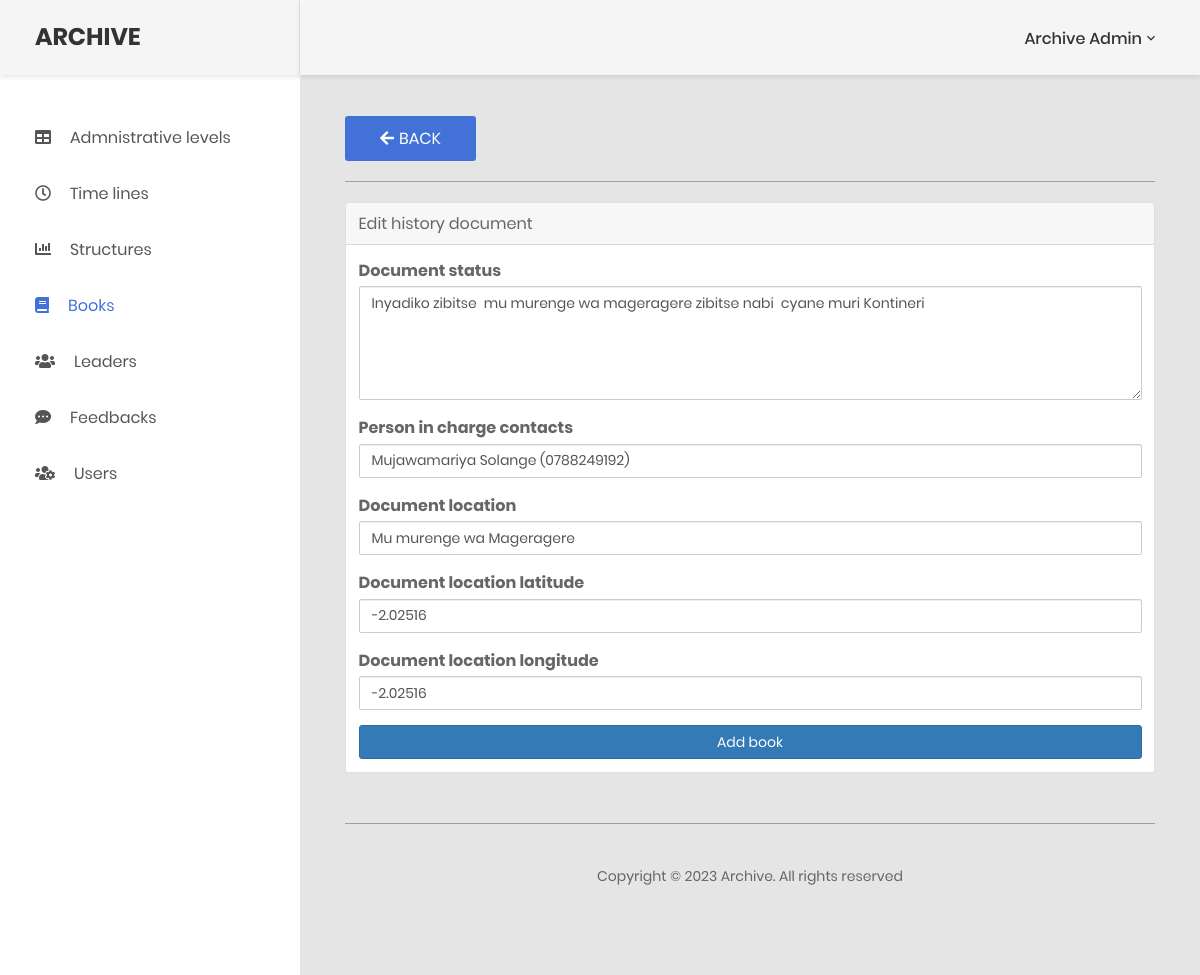
/admin/editbook.php?id=7 (signed in), run on the app's committed database.
### tables this page shows
CREATE TABLE `books` (
  `id` int(11) NOT NULL,
  `status` longtext NOT NULL,
  `image` longtext NOT NULL,
  `location` varchar(500) NOT NULL,
  `person_incharge_contact` varchar(255) NOT NULL,
  `bookowner` varchar(255) NOT NULL,
  `latitude` varchar(255) NOT NULL,
  `longitude` varchar(255) NOT NULL
);

### admin/editbook.php (the view, shortened to what this page needs)
<?php
require("dbfiles/connect.php");
$sql = "SELECT * FROM `books` where id=" . $_GET['id'] . " LIMIT 1";
$result = $conn->query($sql);
$row = $result->fetch_assoc();
?>
<!DOCTYPE html>
<html lang="en">
<head>
    <link href="css/font-face.css" rel="stylesheet" media="all" />
    <link href="vendor/font-awesome-4.7/css/font-awesome.min.css" rel="stylesheet" media="all" />
    <link href="vendor/font-awesome-5/css/fontawesome-all.min.css" rel="stylesheet" media="all" />
    <link href="vendor/mdi-font/css/material-design-iconic-font.min.css" rel="stylesheet" media="all" />
    <link href="vendor/bootstrap-4.1/bootstrap.min.css" rel="stylesheet" media="all" />
    <link href="vendor/animsition/animsition.min.css" rel="stylesheet" media="all" />
    <link href="vendor/bootstrap-progressbar/bootstrap-progressbar-3.3.4.min.css" rel="stylesheet" media="all" />
    <link href="vendor/wow/animate.css" rel="stylesheet" media="all" />
    <link href="vendor/css-hamburgers/hamburgers.min.css" rel="stylesheet" media="all" />
    <link href="vendor/slick/slick.css" rel="stylesheet" media="all" />
    <link href="vendor/select2/select2.min.css" rel="stylesheet" media="all" />
    <link href="vendor/perfect-scrollbar/perfect-scrollbar.css" rel="stylesheet" media="all" />
    <link href="https://maxcdn.bootstrapcdn.com/bootstrap/3.3.0/css/bootstrap.min.css" rel="stylesheet" type="text/css" />
    <link rel="stylesheet" href="https://pro.fontawesome.com/releases/v5.10.0/css/all.css" />
    <link href="https://cdnjs.cloudflare.com/ajax/libs/bootstrap-treeview/1.2.0/bootstrap-treeview.min.css" rel="stylesheet" type="text/css" />
    <link href="css/theme.css" rel="stylesheet" media="all" />
</head>
<body class="animsition">
    <div class="page-wrapper">
        <aside class="menu-sidebar d-none d-lg-block">
            <div class="">
                <a class="logo" href="index.html">
                    <h3>ARCHIVE</h3>
                </a>
            </div>
            <div class="menu-sidebar__content js-scrollbar1">
                <nav class="navbar-sidebar">
                    <ul class="list-unstyled navbar__list">
                        <li>
                            <a class="js-arrow" href="index.php">
                                <i class="fas fa-table"></i>Admnistrative levels</a>
                        </li>
                        <li>
                            <a href="#"> <i class="far fa-clock"></i>Time lines</a>
                        </li>
                        <li>
                            <a href="structures.php">
                                <i class="fas fa-chart-bar"></i>Structures</a>
                        </li>
                        <li class="active">
                            <a href="#"> <i class="fas fa-book"></i>Books</a>
                        </li>
                        <li class="disabled" style="pointer-events: none;">
                            <a href="leaders.php"><i class="fas fa-users"></i>Leaders</a>
                        </li>
                        <li class="">
                            <a href="feedbacks.php">
                                <i class="fas fa-comment-dots"></i>Feedbacks
                            </a>
                        </li>
                        <li>
                            <a href="#"><i class="fas fa-users-cog"></i>Users</a>
                        </li>
                    </ul>
                </nav>
            </div>
        </aside>
        <div class="page-container">
            <header class="header-desktop">
                <div class="section__content section__content--p30">
                    <div class="container-fluid">
                        <div class="header-wrap">
                            <div class="header-button">
                                <div class="account-wrap">
                                    <div class="account-item clearfix js-item-menu">
                                        <div class="content">
                                            <a class="js-acc-btn" href="#"><?php echo $_SESSION['name'] ?></a>
                                        </div>
                                    </div>
                                </div>
                            </div>
                        </div>
                    </div>
                </div>
            </header>
            <div class="main-content">
                <div class="section__content section__content--p30">
                    <div class="container-fluid">
                        <div class="row">
                            <div class="col-md-12">
                                <div class="overview-wrap">
                                    <a class="au-btn au-btn-icon au-btn--blue" href="books.php">
                                        <i class="fas fa-arrow-left"></i>Back
                                    </a>
                                </div>
                            </div>
                        </div>
                        <hr />
                        <div class="row">
                            <div class="col-md-12">
                                <div class="card">
                                    <div class="card-header">Edit history document</div>
                                    <div class="card-body">
                                        <form action="editbookaction.php?id=<?php echo $_GET['id'] ?>" method="post" enctype="multipart/form-data">
                                            <div class="form-group">
                                                <label for="cc-payment" class="control-label mb-1">Document status</label>
                                                <textarea type="text" id="cc-pament" name="status" class="form-control" placeholder="Enter document status" required rows="5"><?php echo $row['status'] ?></textarea>
                                            </div>
                                            <div class="form-group">
                                                <label for="cc-payment" class="control-label mb-1">Person in charge contacts</label>
                                                <input type="text" id="cc-pament" name="personincharge" class="form-control" placeholder="Enter contacts of person in charge" value="<?php echo $row['person_incharge_contact'] ?>" required />
                                            </div>
                                            <div class="form-group">
                                                <label for="cc-payment" class="control-label mb-1"> Document location</label>
                                                <input type="text" id="cc-pament" name="location" class="form-control" placeholder="Enter document location" value="<?php echo $row['location'] ?>" required />
                                            </div>
                                            <div class="form-group">
                                                <label for="cc-payment" class="control-label mb-1"> Document location latitude</label>
                                                <input type="text" id="cc-pament" name="latitude" class="form-control" placeholder="Enter document location latitude" value="<?php echo $row['latitude'] ?>" required />
                                            </div>
                                            <div class="form-group">
                                                <label for="cc-payment" class="control-label mb-1"> Document location longitude</label>
                                                <input type="text" id="cc-pament" name="longitude" class="form-control" placeholder="Enter document location longitude" value="<?php echo $row['latitude'] ?>" required />
                                            </div>
                                            <div>
                                                <button id="payment-button" name="submit" type="submit" class="btn btn-primary btn-large btn-block">
                                                    Add book
                                                </button>
                                            </div>
                                        </form>
                                    </div>
                                </div>
                            </div>
                        </div>
                        <hr />
                        <div class="row">
                            <div class="col-md-12">
                                <div class="copyright">
                                    <p>
                                        Copyright ©  Archive. All rights reserved
                                    </p>
                                </div>
                            </div>
                        </div>
                    </div>
                </div>
            </div>
        </div>
    </div>
</body>
</html>

### admin/editbook.php (style rules this page uses)
hr { margin-top: 20px; margin-bottom: 20px; border: 0; border-top: 1px solid rgb(160, 160, 160); }

### data on the page
books: status "Inyadiko zibitse mu murenge wa mageragere zibitse nabi cyane muri Kontineri", personincharge "Mujawamariya Solange (0788249192)", location "Mu murenge wa Mageragere", latitude "-2.02516", longitude "-2.02516"

### other printed values
$_SESSION['name'] "Archive Admin"
